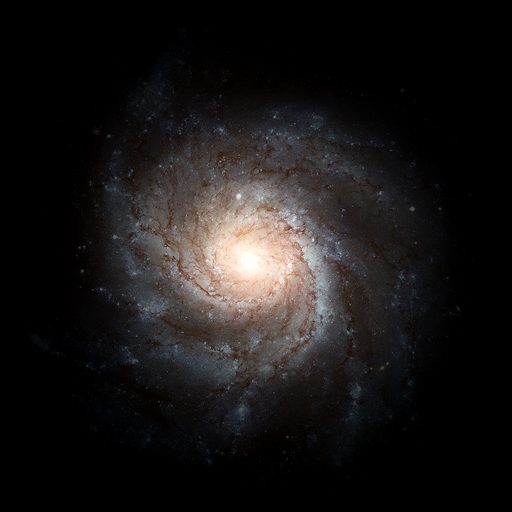
#> input picture assets/cosmos/g_m101.jpg, 512 x 512 px, given in place of m51.jpg, which was not available
$ python gen_cosmos.py
#> lines starting #> are read from the running program, lines starting #| are printed output that depends on the picture; pictures that were not available may be replaced by others from this repository, and a replacement may not be noted
"""Assets for the 'neurons and galaxies' background + glowing biology icons.
  galaxies   Hubble M51, M101, M74, NGC 1300 (Wikimedia Commons, see credits)  -> assets/cosmos/g_*.jpg (edges faded to black)
  nebula     Webb 'Cosmic Cliffs' recoloured violet/teal                       -> assets/cosmos/nebula.jpg
  neurons    4 real rat neurons (NeuroMorpho.org) flattened to 2D              -> assets/cosmos/neurons.json
  icons      glowing renders of the real DNA / virus / cell / neuron / hemoglobin data -> assets/cosmos/i_*.png
Run: python _holo/gen_cosmos.py"""
import os, json, base64, numpy as np
from PIL import Image, ImageFilter, ImageDraw
H = os.path.dirname(os.path.abspath(__file__)); R = os.path.dirname(H)
OUT = os.path.join(R, 'assets', 'cosmos'); os.makedirs(OUT, exist_ok=True)
SP = os.path.join(H, 'space'); REF = os.path.join(H, 'ref')

# ---------------------------------------------------------------- galaxies: square, centred, faded edges
for k in ['m51', 'm101', 'm74', 'ngc1300']:
    im = Image.open(os.path.join(SP, k + '.jpg')).convert('RGB')
#> im is the input picture: PIL image 512x512 RGB; mean R, G, B 25.8, 23.5, 23
    s = min(im.size); l, t = (im.width - s) // 2, (im.height - s) // 2
#> after `s = min(im.size)`: s = 512
#> after `l, t = ((im.width - s) // 2, (im.height - s) // 2)`: l = 0; t = 0
    if k == 'm51': l = max(0, int(im.width * 0.08))
#> l = 40
    im = im.crop((l, t, l + s, t + s)).resize((512, 512), Image.LANCZOS)
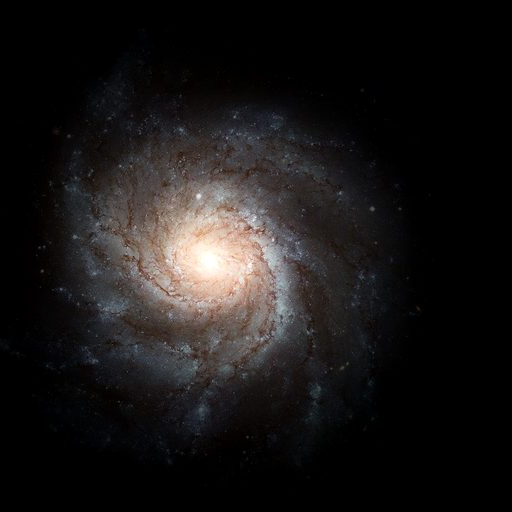
#> im: PIL image 512x512 RGB; mean R, G, B 25.8, 23.5, 23
    a = np.asarray(im).astype(float)
    y, x = np.mgrid[0:512, 0:512]; r = np.hypot(x - 256, y - 256) / 256
    fade = np.clip(1.15 - r * 1.05, 0, 1) ** 1.6
    a = a * fade[..., None]
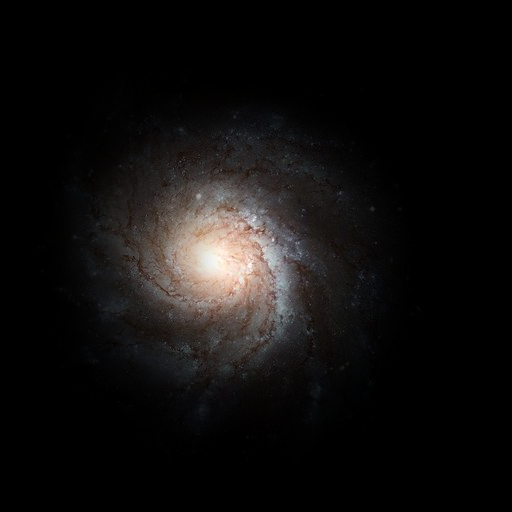
#> a: shape (512, 512, 3) float64; mean R, G, B 16.9, 15.3, 14.8
    a = np.clip((a - 6) * 1.12, 0, 255)          # deepen the black so 'screen' blending leaves no box
    Image.fromarray(a.astype('uint8')).save(os.path.join(OUT, f'g_{k}.jpg'), quality=82)
#> pass 2 of the loop `for k in ['m51', 'm101', 'm74', 'ngc1300']:`:
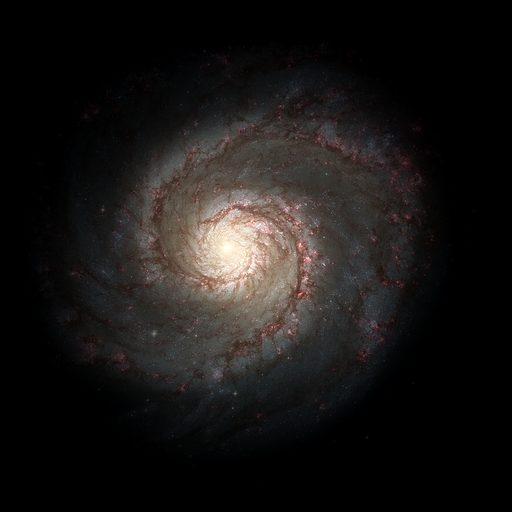
#> input picture assets/cosmos/g_m51.jpg, 512 x 512 px, given in place of m101.jpg, which was not available
#> im is the input picture: PIL image 512x512 RGB; mean R, G, B 25.4, 22.9, 21.7
#> `a = a * fade[..., None]`:
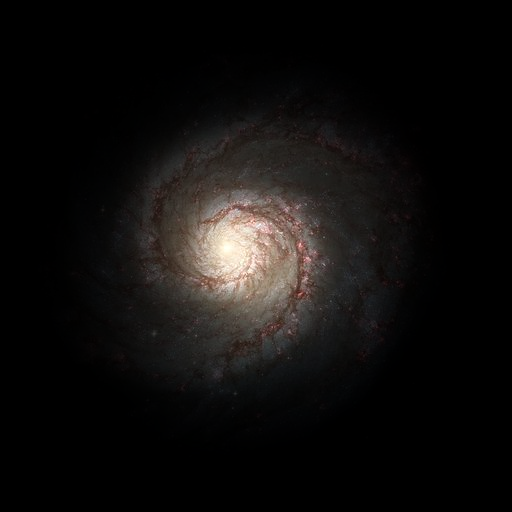
#> a: shape (512, 512, 3) float64; mean R, G, B 16.9, 15.1, 14
#> (the run stopped early here; a loop or call above may not have finished)
